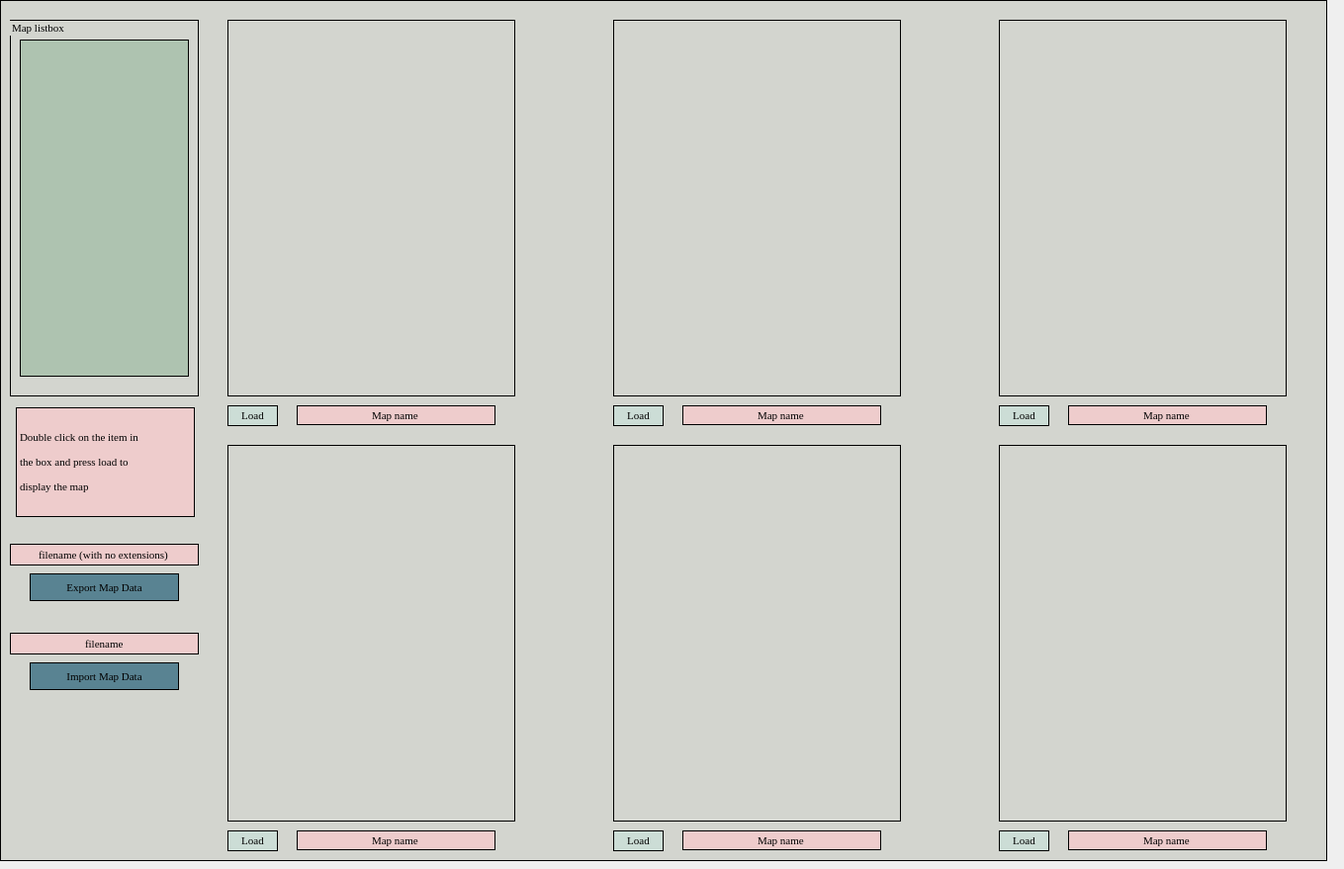
<?xml version="1.0" encoding="UTF-8"?>
<ui version="4.0">
 <class>Dialog</class>
 <widget class="QDialog" name="Dialog">
  <property name="geometry">
   <rect>
    <x>0</x>
    <y>0</y>
    <width>1359</width>
    <height>879</height>
   </rect>
  </property>
  <property name="windowTitle">
   <string>Dialog</string>
  </property>
  <widget class="QWidget" name="image_inspector" native="true">
   <property name="geometry">
    <rect>
     <x>0</x>
     <y>0</y>
     <width>1342</width>
     <height>871</height>
    </rect>
   </property>
   <property name="maximumSize">
    <size>
     <width>16777215</width>
     <height>16777215</height>
    </size>
   </property>
   <property name="font">
    <font>
     <family>Times New Roman</family>
     <pointsize>8</pointsize>
     <weight>50</weight>
     <italic>false</italic>
     <bold>false</bold>
    </font>
   </property>
   <property name="styleSheet">
    <string notr="true">background-color: rgb(211, 213, 207);
font: 8pt &quot;Times New Roman&quot;;
border: 1px solid black;</string>
   </property>
   <widget class="QWidget" name="verticalLayoutWidget">
    <property name="geometry">
     <rect>
      <x>230</x>
      <y>20</y>
      <width>291</width>
      <height>381</height>
     </rect>
    </property>
    <layout class="QVBoxLayout" name="slot1_plot"/>
   </widget>
   <widget class="QWidget" name="verticalLayoutWidget_2">
    <property name="geometry">
     <rect>
      <x>230</x>
      <y>450</y>
      <width>291</width>
      <height>381</height>
     </rect>
    </property>
    <layout class="QVBoxLayout" name="slot4_plot"/>
   </widget>
   <widget class="QWidget" name="verticalLayoutWidget_3">
    <property name="geometry">
     <rect>
      <x>620</x>
      <y>450</y>
      <width>291</width>
      <height>381</height>
     </rect>
    </property>
    <layout class="QVBoxLayout" name="slot5_plot"/>
   </widget>
   <widget class="QWidget" name="verticalLayoutWidget_4">
    <property name="geometry">
     <rect>
      <x>620</x>
      <y>20</y>
      <width>291</width>
      <height>381</height>
     </rect>
    </property>
    <layout class="QVBoxLayout" name="slot2_plot"/>
   </widget>
   <widget class="QWidget" name="verticalLayoutWidget_5">
    <property name="geometry">
     <rect>
      <x>1010</x>
      <y>450</y>
      <width>291</width>
      <height>381</height>
     </rect>
    </property>
    <layout class="QVBoxLayout" name="slot6_plot"/>
   </widget>
   <widget class="QWidget" name="verticalLayoutWidget_6">
    <property name="geometry">
     <rect>
      <x>1010</x>
      <y>20</y>
      <width>291</width>
      <height>381</height>
     </rect>
    </property>
    <layout class="QVBoxLayout" name="slot3_plot"/>
   </widget>
   <widget class="QLineEdit" name="slot1_name">
    <property name="geometry">
     <rect>
      <x>300</x>
      <y>410</y>
      <width>201</width>
      <height>20</height>
     </rect>
    </property>
    <property name="styleSheet">
     <string notr="true">background-color: rgb(238, 204, 204);
border: 1px solid black;</string>
    </property>
    <property name="text">
     <string>Map name</string>
    </property>
    <property name="alignment">
     <set>Qt::AlignCenter</set>
    </property>
   </widget>
   <widget class="QGroupBox" name="Map_listbox_group_mmcWindow">
    <property name="geometry">
     <rect>
      <x>10</x>
      <y>20</y>
      <width>191</width>
      <height>381</height>
     </rect>
    </property>
    <property name="font">
     <font>
      <family>Times New Roman</family>
      <pointsize>8</pointsize>
      <weight>50</weight>
      <italic>false</italic>
      <bold>false</bold>
     </font>
    </property>
    <property name="styleSheet">
     <string notr="true">border: 1px solid black;</string>
    </property>
    <property name="title">
     <string>Map listbox</string>
    </property>
    <widget class="QListWidget" name="Map_listbox_mmcWindow">
     <property name="geometry">
      <rect>
       <x>10</x>
       <y>20</y>
       <width>171</width>
       <height>341</height>
      </rect>
     </property>
     <property name="styleSheet">
      <string notr="true">background-color: rgb(174, 195, 176);border: 1px solid black;</string>
     </property>
    </widget>
   </widget>
   <widget class="QPushButton" name="slot1_load">
    <property name="geometry">
     <rect>
      <x>230</x>
      <y>410</y>
      <width>51</width>
      <height>21</height>
     </rect>
    </property>
    <property name="styleSheet">
     <string notr="true">background-color: rgb(204, 221, 214);</string>
    </property>
    <property name="text">
     <string>Load</string>
    </property>
   </widget>
   <widget class="QLineEdit" name="slot2_name">
    <property name="geometry">
     <rect>
      <x>690</x>
      <y>410</y>
      <width>201</width>
      <height>20</height>
     </rect>
    </property>
    <property name="styleSheet">
     <string notr="true">background-color: rgb(238, 204, 204);
border: 1px solid black;</string>
    </property>
    <property name="text">
     <string>Map name</string>
    </property>
    <property name="alignment">
     <set>Qt::AlignCenter</set>
    </property>
   </widget>
   <widget class="QPushButton" name="slot2_load">
    <property name="geometry">
     <rect>
      <x>620</x>
      <y>410</y>
      <width>51</width>
      <height>21</height>
     </rect>
    </property>
    <property name="styleSheet">
     <string notr="true">background-color: rgb(204, 221, 214);</string>
    </property>
    <property name="text">
     <string>Load</string>
    </property>
   </widget>
   <widget class="QLineEdit" name="slot3_name">
    <property name="geometry">
     <rect>
      <x>1080</x>
      <y>410</y>
      <width>201</width>
      <height>20</height>
     </rect>
    </property>
    <property name="styleSheet">
     <string notr="true">background-color: rgb(238, 204, 204);
border: 1px solid black;</string>
    </property>
    <property name="text">
     <string>Map name</string>
    </property>
    <property name="alignment">
     <set>Qt::AlignCenter</set>
    </property>
   </widget>
   <widget class="QPushButton" name="slot3_load">
    <property name="geometry">
     <rect>
      <x>1010</x>
      <y>410</y>
      <width>51</width>
      <height>21</height>
     </rect>
    </property>
    <property name="styleSheet">
     <string notr="true">background-color: rgb(204, 221, 214);</string>
    </property>
    <property name="text">
     <string>Load</string>
    </property>
   </widget>
   <widget class="QLineEdit" name="slot4_name">
    <property name="geometry">
     <rect>
      <x>300</x>
      <y>840</y>
      <width>201</width>
      <height>20</height>
     </rect>
    </property>
    <property name="styleSheet">
     <string notr="true">background-color: rgb(238, 204, 204);
border: 1px solid black;</string>
    </property>
    <property name="text">
     <string>Map name</string>
    </property>
    <property name="alignment">
     <set>Qt::AlignCenter</set>
    </property>
   </widget>
   <widget class="QPushButton" name="slot4_load">
    <property name="geometry">
     <rect>
      <x>230</x>
      <y>840</y>
      <width>51</width>
      <height>21</height>
     </rect>
    </property>
    <property name="styleSheet">
     <string notr="true">background-color: rgb(204, 221, 214);</string>
    </property>
    <property name="text">
     <string>Load</string>
    </property>
   </widget>
   <widget class="QLineEdit" name="slot5_name">
    <property name="geometry">
     <rect>
      <x>690</x>
      <y>840</y>
      <width>201</width>
      <height>20</height>
     </rect>
    </property>
    <property name="styleSheet">
     <string notr="true">background-color: rgb(238, 204, 204);
border: 1px solid black;</string>
    </property>
    <property name="text">
     <string>Map name</string>
    </property>
    <property name="alignment">
     <set>Qt::AlignCenter</set>
    </property>
   </widget>
   <widget class="QPushButton" name="slot5_load">
    <property name="geometry">
     <rect>
      <x>620</x>
      <y>840</y>
      <width>51</width>
      <height>21</height>
     </rect>
    </property>
    <property name="styleSheet">
     <string notr="true">background-color: rgb(204, 221, 214);</string>
    </property>
    <property name="text">
     <string>Load</string>
    </property>
   </widget>
   <widget class="QLineEdit" name="slot6_name">
    <property name="geometry">
     <rect>
      <x>1080</x>
      <y>840</y>
      <width>201</width>
      <height>20</height>
     </rect>
    </property>
    <property name="styleSheet">
     <string notr="true">background-color: rgb(238, 204, 204);
border: 1px solid black;</string>
    </property>
    <property name="text">
     <string>Map name</string>
    </property>
    <property name="alignment">
     <set>Qt::AlignCenter</set>
    </property>
   </widget>
   <widget class="QPushButton" name="slot6_load">
    <property name="geometry">
     <rect>
      <x>1010</x>
      <y>840</y>
      <width>51</width>
      <height>21</height>
     </rect>
    </property>
    <property name="styleSheet">
     <string notr="true">background-color: rgb(204, 221, 214);</string>
    </property>
    <property name="text">
     <string>Load</string>
    </property>
   </widget>
   <widget class="QLabel" name="label">
    <property name="geometry">
     <rect>
      <x>16</x>
      <y>412</y>
      <width>181</width>
      <height>111</height>
     </rect>
    </property>
    <property name="styleSheet">
     <string notr="true">background-color: rgb(238, 204, 204);
border: 1px solid black;</string>
    </property>
    <property name="text">
     <string>&lt;html&gt;&lt;head/&gt;&lt;body&gt;&lt;p&gt;Double click on the item in &lt;/p&gt;&lt;p&gt;the box and press load to &lt;/p&gt;&lt;p&gt;display the map&lt;/p&gt;&lt;/body&gt;&lt;/html&gt;</string>
    </property>
   </widget>
   <widget class="QPushButton" name="exportMapData">
    <property name="geometry">
     <rect>
      <x>30</x>
      <y>580</y>
      <width>151</width>
      <height>28</height>
     </rect>
    </property>
    <property name="styleSheet">
     <string notr="true">background-color: rgb(89, 131, 146);</string>
    </property>
    <property name="text">
     <string>Export Map Data</string>
    </property>
   </widget>
   <widget class="QLineEdit" name="exportMapData_filename">
    <property name="geometry">
     <rect>
      <x>10</x>
      <y>550</y>
      <width>191</width>
      <height>22</height>
     </rect>
    </property>
    <property name="styleSheet">
     <string notr="true">background-color: rgb(238, 204, 204);
border: 1px solid black;</string>
    </property>
    <property name="text">
     <string>filename (with no extensions)</string>
    </property>
    <property name="alignment">
     <set>Qt::AlignCenter</set>
    </property>
   </widget>
   <widget class="QLineEdit" name="importMapData_filename">
    <property name="geometry">
     <rect>
      <x>10</x>
      <y>640</y>
      <width>191</width>
      <height>22</height>
     </rect>
    </property>
    <property name="styleSheet">
     <string notr="true">background-color: rgb(238, 204, 204);
border: 1px solid black;</string>
    </property>
    <property name="text">
     <string>filename</string>
    </property>
    <property name="alignment">
     <set>Qt::AlignCenter</set>
    </property>
   </widget>
   <widget class="QPushButton" name="importMapData">
    <property name="geometry">
     <rect>
      <x>30</x>
      <y>670</y>
      <width>151</width>
      <height>28</height>
     </rect>
    </property>
    <property name="styleSheet">
     <string notr="true">background-color: rgb(89, 131, 146);</string>
    </property>
    <property name="text">
     <string>Import Map Data</string>
    </property>
   </widget>
  </widget>
 </widget>
 <resources/>
 <connections/>
</ui>
